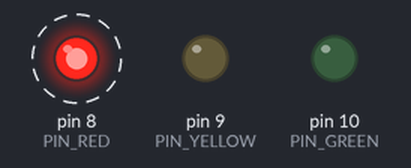
The sketch below on a simulated Arduino Uno, built with avr-gcc and run on an emulated ATmega328P. Parts: output pins drawn as LEDs (lit = HIGH). Dashed ring = blinking.

Above: at 0.5 s.
Timing chart, 0 to 4.6 s (numbered marks = the images above):
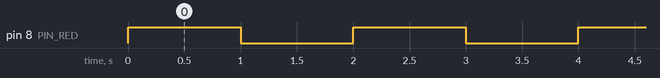

The sketch:

drill-04-bool-output.ino
```cpp
/*
 * drill-04-bool-output
 * Expected: Red is on for 1 second using true, then off for 1 second using false. The bool is passed directly to digitalWrite.
 * Status: expected result confirmed by the student on the UNO.
 */

const int PIN_RED = 8;
const int PIN_YELLOW = 9;
const int PIN_GREEN = 10;
const unsigned long HOLD_MS = 1000;
bool isOn = true;

void setup() {
  pinMode(PIN_RED, OUTPUT);
  pinMode(PIN_YELLOW, OUTPUT);
  pinMode(PIN_GREEN, OUTPUT);
}

void loop() {
  isOn = true;
  digitalWrite(PIN_RED, isOn);
  delay(HOLD_MS);
  isOn = false;
  digitalWrite(PIN_RED, isOn);
  delay(HOLD_MS);
}
```

Measured:
- by itself, pin 8 (PIN_RED): alternates HIGH for 1.0 s and LOW for 1.0 s
